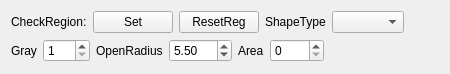
<?xml version="1.0" encoding="UTF-8"?>
<ui version="4.0">
 <class>CDlgSBriSpotReg</class>
 <widget class="CItemDlg" name="CDlgSBriSpotReg">
  <property name="geometry">
   <rect>
    <x>0</x>
    <y>0</y>
    <width>450</width>
    <height>74</height>
   </rect>
  </property>
  <property name="windowTitle">
   <string>Body Bright Spots Region Dialog</string>
  </property>
  <layout class="QVBoxLayout" name="verticalLayout">
   <item>
    <layout class="QHBoxLayout" name="horizontalLayout_3">
     <item>
      <widget class="QLabel" name="label_19">
       <property name="text">
        <string>CheckRegion:</string>
       </property>
      </widget>
     </item>
     <item>
      <widget class="QPushButton" name="btnDrawReg">
       <property name="text">
        <string>Set</string>
       </property>
      </widget>
     </item>
     <item>
      <widget class="QPushButton" name="btnResetReg">
       <property name="text">
        <string>ResetReg</string>
       </property>
      </widget>
     </item>
     <item>
      <widget class="QLabel" name="label_20">
       <property name="text">
        <string>ShapeType</string>
       </property>
      </widget>
     </item>
     <item>
      <widget class="QComboBox" name="comboShapeType"/>
     </item>
     <item>
      <spacer name="horizontalSpacer_2">
       <property name="orientation">
        <enum>Qt::Horizontal</enum>
       </property>
       <property name="sizeHint" stdset="0">
        <size>
         <width>40</width>
         <height>20</height>
        </size>
       </property>
      </spacer>
     </item>
    </layout>
   </item>
   <item>
    <layout class="QHBoxLayout" name="horizontalLayout_2">
     <item>
      <widget class="QLabel" name="label_3">
       <property name="text">
        <string>Gray</string>
       </property>
      </widget>
     </item>
     <item>
      <widget class="QSpinBox" name="spinGray">
       <property name="contextMenuPolicy">
        <enum>Qt::NoContextMenu</enum>
       </property>
       <property name="minimum">
        <number>1</number>
       </property>
       <property name="maximum">
        <number>255</number>
       </property>
      </widget>
     </item>
     <item>
      <widget class="QLabel" name="label_4">
       <property name="text">
        <string>OpenRadius</string>
       </property>
      </widget>
     </item>
     <item>
      <widget class="QDoubleSpinBox" name="doubleSpinOpenRadius">
       <property name="contextMenuPolicy">
        <enum>Qt::NoContextMenu</enum>
       </property>
       <property name="minimum">
        <double>0.000000000000000</double>
       </property>
       <property name="maximum">
        <double>511.500000000000000</double>
       </property>
       <property name="singleStep">
        <double>0.500000000000000</double>
       </property>
       <property name="value">
        <double>5.500000000000000</double>
       </property>
      </widget>
     </item>
     <item>
      <widget class="QLabel" name="label_6">
       <property name="text">
        <string>Area</string>
       </property>
      </widget>
     </item>
     <item>
      <widget class="QSpinBox" name="spinArea">
       <property name="contextMenuPolicy">
        <enum>Qt::NoContextMenu</enum>
       </property>
       <property name="minimum">
        <number>0</number>
       </property>
       <property name="maximum">
        <number>9999</number>
       </property>
       <property name="value">
        <number>0</number>
       </property>
      </widget>
     </item>
     <item>
      <spacer name="horizontalSpacer">
       <property name="orientation">
        <enum>Qt::Horizontal</enum>
       </property>
       <property name="sizeHint" stdset="0">
        <size>
         <width>40</width>
         <height>20</height>
        </size>
       </property>
      </spacer>
     </item>
    </layout>
   </item>
  </layout>
 </widget>
 <layoutdefault spacing="6" margin="11"/>
 <customwidgets>
  <customwidget>
   <class>CItemDlg</class>
   <extends>QWidget</extends>
   <header>citemdlg.h</header>
   <container>1</container>
  </customwidget>
 </customwidgets>
 <resources/>
 <connections/>
 <slots>
  <slot>accept()</slot>
  <slot>reject()</slot>
 </slots>
</ui>
